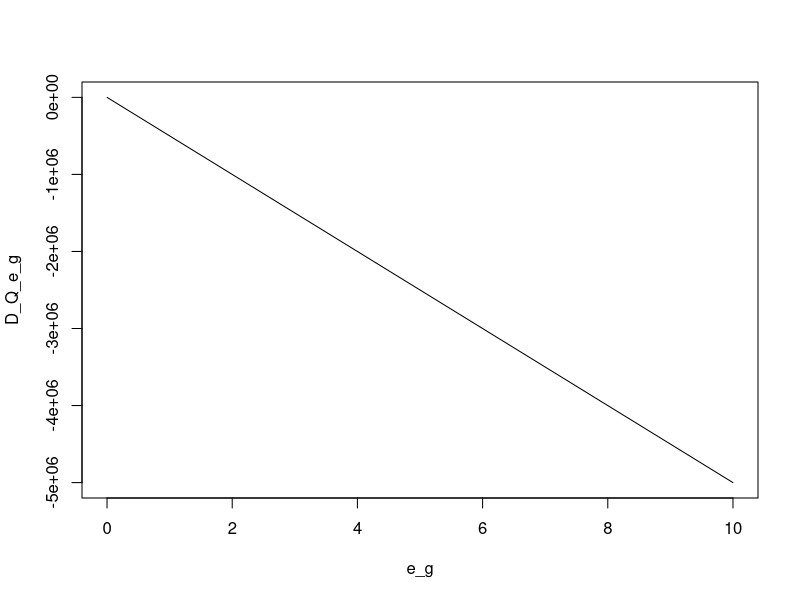
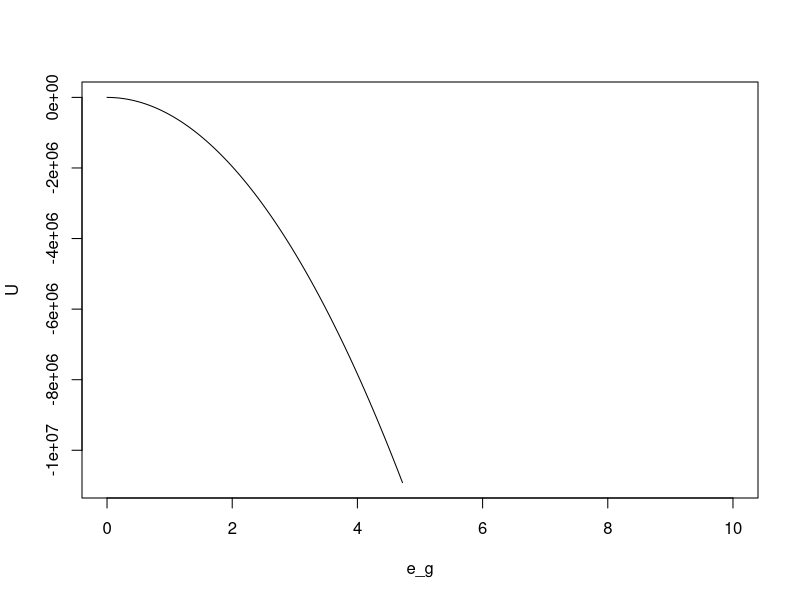
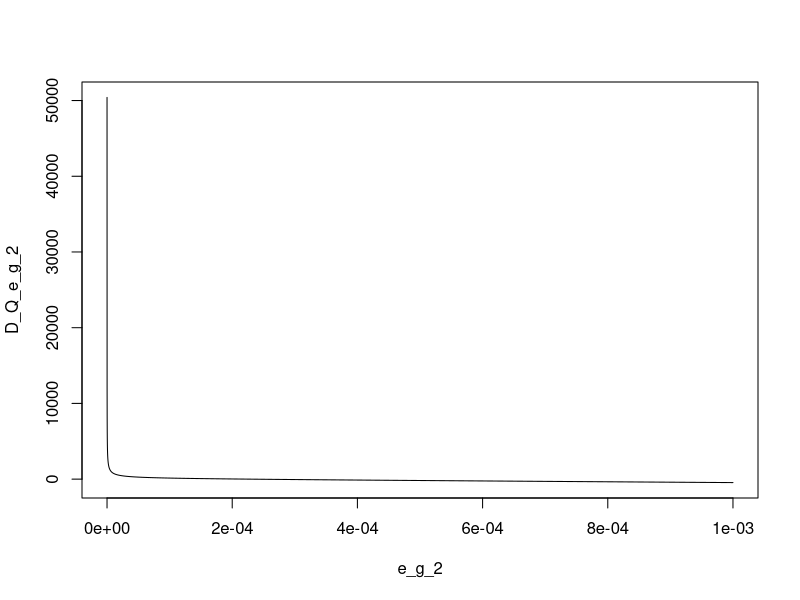
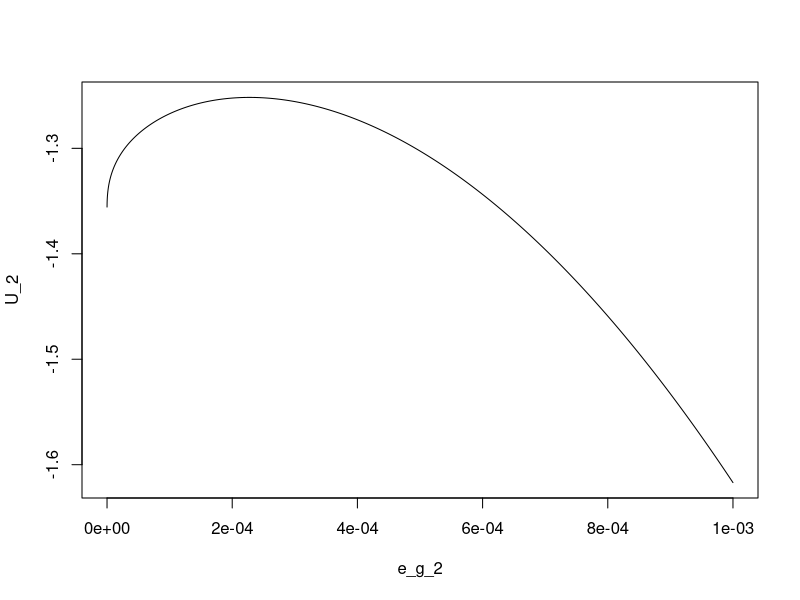
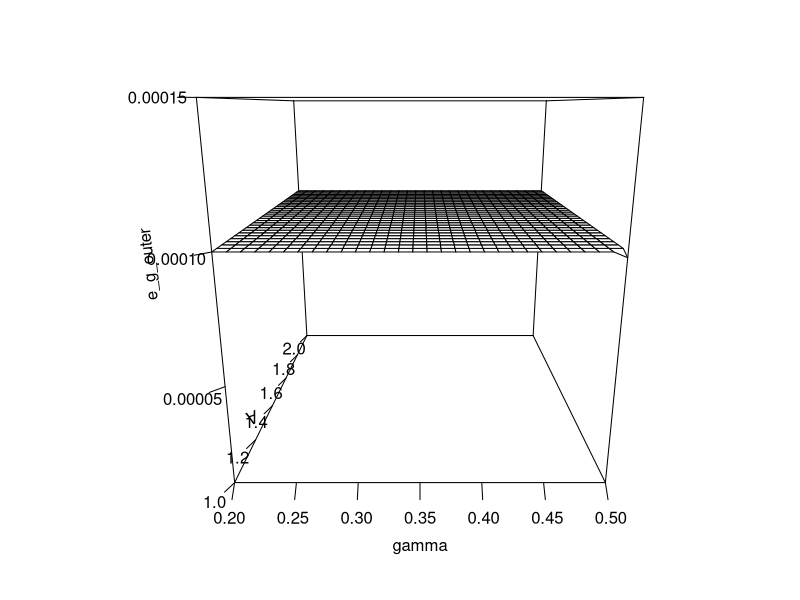

Write the R code that produced these figures, in order.
# Define parameter values
A <- 2; eta <- 2; mu <- 0.2; N <- 100; gamma <- 0.4

# Define HH level emission output vector
e_g <- seq(0,10,by=0.001)

# Calculate a the first derivative of Q w.r.t. e 
D_Q_e_g <- ((gamma*A*e_g^(gamma-1)-1)/(1+A*e_g^(gamma))-e_g)- eta*(N^eta)*(mu^(-eta))*e_g^(eta-1)

# Plot the derivatives:
plot(e_g,D_Q_e_g, type = 'l')

# Get the derivatives for the three smallest outputs:
D_Q_e_g[1:3]

# There is no numerical solution found.


# Alternative: directly maximize the utility w.r.t. e_g: 
# beta is needed; chosen at some plausible level
b <- 0.96

# Give utility function in terms of e_g
U <- log(((1)/(1+b))*(1+A*e_g^(gamma)-e_g)) + b*log(((b)/(1+b))*(1+A*e_g^(gamma)-e_g)) - (1+b)*((e_g*N)/mu)^(eta)

# plot utility function w.r.t. e_g
plot(e_g,U, type = 'l')





# Define the same as before but for shorter range of emission values:
e_g_2 <- seq(0.00000001,0.001,length.out = 10000)
D_Q_e_g_2 <- ((gamma*A*e_g_2^(gamma-1)-1)/(1+A*e_g_2^(gamma))-e_g_2)- eta*(N^eta)*(mu^(-eta))*e_g_2^(eta-1)
U_2 <- log(((1)/(1+b))*(1+A*e_g_2^(gamma)-e_g_2)) + b*log(((b)/(1+b))*(1+A*e_g_2^(gamma)-e_g_2)) - (1+b)*((e_g_2*N)/mu)^(eta)

plot(e_g_2,D_Q_e_g_2, type = 'l')
plot(e_g_2,U_2, type = 'l')

# it appears as the utility is maximized for an output very close to zero, 
# but not exactly zero



#############################################################################################
# It follows the same procedure but to find the optimal emissions for varying gamma and A:
eta <- 2; mu <- 0.2; b <- 0.96
# Define HH level emission output vector
e_g <- seq(0.0000001,0.0001,length.out = 100)
gamma <- seq(0.2,0.5,length.out = 30)
A <- seq(1,2,length.out = 30)
e_g_outer <- matrix(rep(0,30^2),ncol = 30,nrow = 30)

for(i in 1:length(gamma)){
  for(j in 1:length(A)){
    e_g_outer[i,j] <- e_g[which.max(log(((1)/(1+b))*(1+A[j]*e_g^(gamma[i])-e_g)) + 
                            b*log(((b)/(1+b))*(1+A[j]*e_g^(gamma[i])-e_g)) - 
                            (1+b)*((e_g*N)/mu)^(eta))]
  }
}
e_g_outer
persp(gamma,A,e_g_outer,zlim = c(0.00001,0.00015),ticktype = 'detailed')


# It looks like this is almost independent of gamma and A values. Maybe an approach with mu and eta varying explains more
